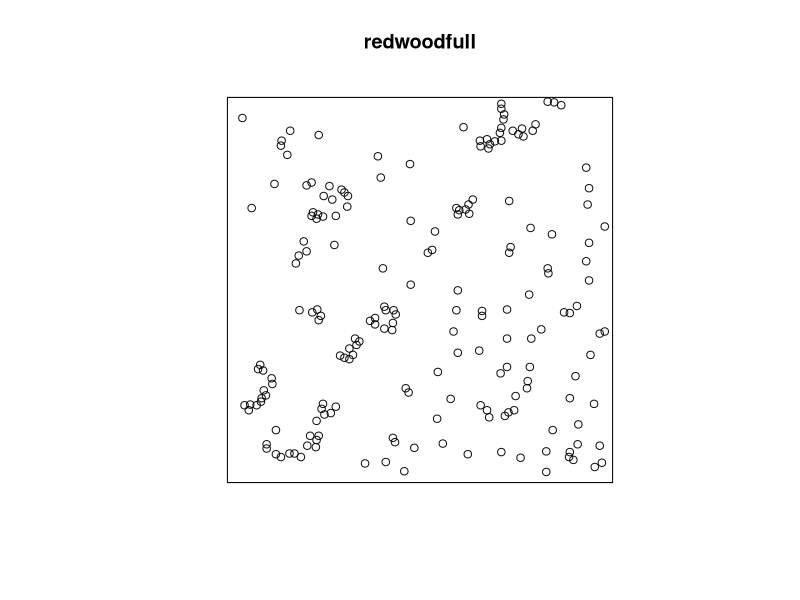
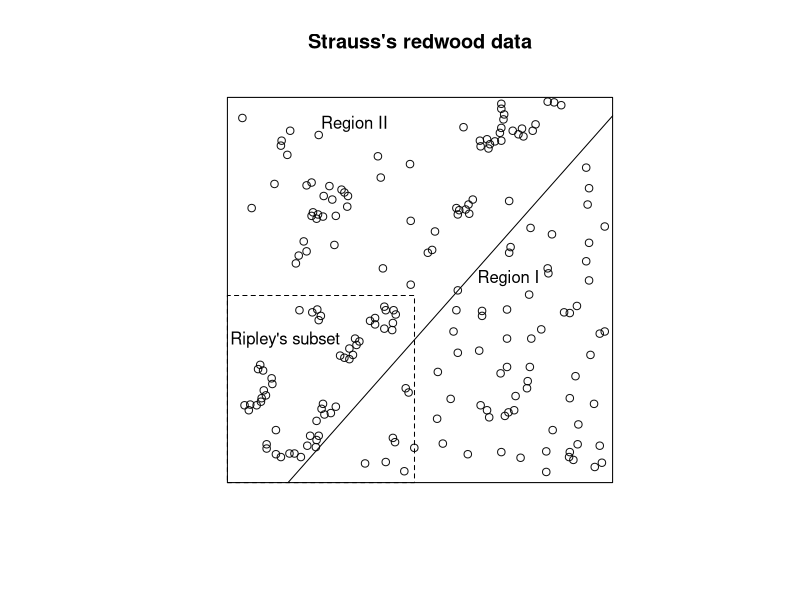

R code for these plots, in order:
library(spatstat.data)


### Name: redwoodfull
### Title: California Redwoods Point Pattern (Entire Dataset)
### Aliases: redwoodfull redwoodfull.extra
### Keywords: datasets spatial

### ** Examples

       data(redwoodfull)
  if(require(spatstat)) {
       plot(redwoodfull)
       redwoodfull.extra$plotit()
       # extract the pattern in region II 
       redwoodII <- redwoodfull[, redwoodfull.extra$regionII]
   }
